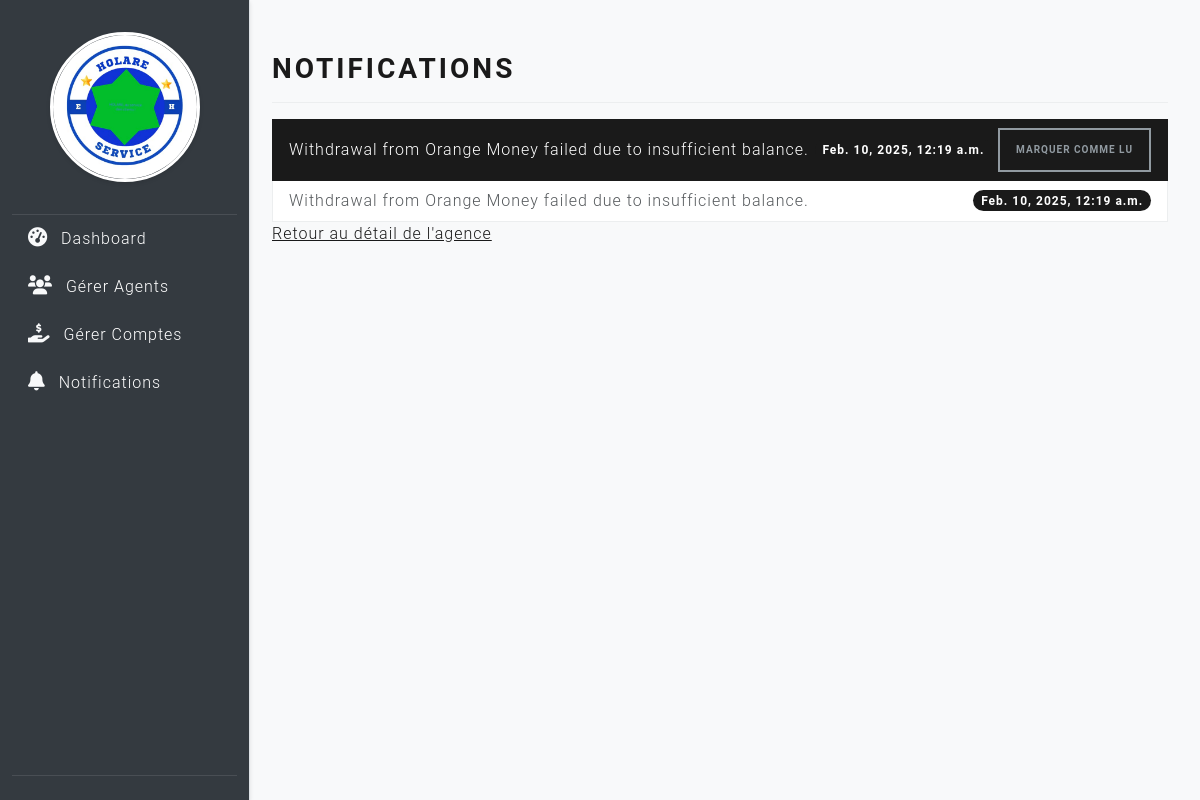
The app's page /notifications/ (signed in) with its own data.
### accounts/models.py (models this page shows, shortened)
class Agency(models.Model):
    agency_name = models.CharField(max_length=200, unique=True)
    contact_info = models.TextField(blank=True, null=True)
    created_at = models.DateTimeField(auto_now_add=True)
    owner = models.ForeignKey(get_user_model(), on_delete=models.CASCADE, null=True, blank = True)  # Make it nullable and blank
    logo = models.ImageField(upload_to='agency_logos/', blank=True, null=True)  # Optional logo

### notifications/models.py (models this page shows, shortened)
class Notification(models.Model):
    agency = models.ForeignKey(Agency, on_delete=models.CASCADE, related_name='notifications', null=True, blank=True)
    recipient = models.ForeignKey(get_user_model(), on_delete=models.CASCADE, related_name='notifications', null=True, blank=True)
    message = models.TextField()
    timestamp = models.DateTimeField(auto_now_add=True)
    is_read = models.BooleanField(default=False)

### notifications/views.py (the view)
# urls.py: path('', views.notification_list, name='notification_list'),
@login_required
def notification_list(request):
    agency = None
    try:
        agency = Agency.objects.get(owner=request.user)
    except Agency.DoesNotExist:
        pass
    if agency:
        notifications = Notification.objects.filter(agency=agency).order_by('-timestamp')
    else:
        notifications = Notification.objects.filter(recipient=request.user).order_by('-timestamp')
    return render(request, 'accounts/notification_list.html', {
        'notifications': notifications,
        'agency': agency  # Pass the agency object to the template
    })

### accounts/templates/accounts/notification_list.html
{% extends 'accounts/base_agency.html' %}
{% load static %}
{% block main_content %}
<div class="d-flex justify-content-between flex-wrap flex-md-nowrap align-items-center pt-3 pb-2 mb-3 border-bottom">
    <h1 class="h2">Notifications</h1>
</div>
{% if notifications %}
    <ul class="list-group">
        {% for notification in notifications %}
            <li class="list-group-item d-flex justify-content-between align-items-center {% if not notification.is_read %}active{% endif %}">
                {{ notification.message }}
                <span class="badge bg-primary rounded-pill">{{ notification.timestamp }}</span>
                {% if not notification.is_read %}
                    <a href="{% url 'notifications:mark_as_read' notification.id %}" class="btn btn-sm btn-outline-secondary">Marquer comme lu</a>
                {% endif %}
            </li>
        {% endfor %}
    </ul>
{% else %}
    <p>Aucune notification pour le moment.</p>
{% endif %}
{% if agency %}
    <a href="{% url 'accounts:agency_detail' pk=agency.pk %}">Retour au détail de l'agence</a>
{% else %}
    <p>Aucune agence associée à cet utilisateur.</p>
{% endif %}
{% endblock %}

### accounts/templates/accounts/base_agency.html (shortened to what this page needs)
{% extends 'accounts/base.html' %}
{% load static %}
{% block content %}
<div class="container-fluid">
    <div class="row flex-nowrap">
        <nav id="sidebar" class="col-md-3 col-lg-2 d-md-block sidebar">
            <div class="position-sticky pt-3 d-flex flex-column h-100">
                <div class="logo-container">
                    {% if agency.logo %}
                    <img src="{{ agency.logo.url }}" alt="{{ agency.agency_name }} Logo"
                        class="img-fluid rounded-circle mb-3">
                    {% else %}
                    <p>No logo uploaded</p>
                    {% endif %}
                </div>
                <ul class="nav flex-column">
                    <li class="nav-item">
                        <a class="nav-link {% if active_tab == 'agency_statistics' %}active{% endif %}"
                            href="{% url 'accounts:agency_detail'  agency.pk %}">
                            <i class="fas fa-tachometer-alt"></i> <span>Dashboard</span>
                        </a>
                    </li>
                    <li class="nav-item">
                        <a class="nav-link {% if active_tab == 'agent_list' %}active{% endif %}"
                            href="{% url 'accounts:agent_list' agency.pk %}">
                            <i class="fas fa-users"></i> <span>Gérer Agents</span>
                        </a>
                    </li>
                    <li class="nav-item">
                        <a class="nav-link {% if active_tab == 'service_provider_list' %}active{% endif %}"
                            href="{% url 'providers:service_provider_list' agency.pk %}">
                            <i class="fas fa-hand-holding-usd"></i> <span>Gérer Comptes</span>
                        </a>
                    </li>
                    <li class="nav-item">
                        <a class="nav-link {% if active_tab == 'notification_list' %}active{% endif %}"
                            href="{% url 'notifications:notification_list' %}">
                            <i class="fas fa-bell"></i> <span>Notifications</span>
                        </a>
                    </li>
                </ul>
                <div class="sidebar-footer">
                    <ul class="nav flex-column">
                        <li class="nav-item">
                            <a class="nav-link {% if active_tab == 'agency_info' %}active{% endif %}"
                            href="{% url 'accounts:agency_info' agency.pk %}">
                        </a>
                        </li>
                    </ul>
                </div>
            </div>
        </nav>
        <main class="col py-3">
            {% block main_content %}{% endblock %}
        </main>
    </div>
</div>
<link rel="stylesheet" type="text/css" href="https://cdn.datatables.net/1.11.5/css/jquery.dataTables.css">
{% endblock %}

### accounts/templates/accounts/base_agency.html (style rules this page uses)
h1, h2, h3, h4, h5, h6 { color: #343a40; }
.sidebar { width: 250px; transition: width 0.3s; overflow-x: hidden; background-color: #343a40; border-right: 1px solid #dee2e6; box-shadow: 0 0.125rem 0.25rem rgba(0, 0, 0, 0.1); height: 100vh; position: fixed; top: 0; left: 0; display: flex; flex-direction: column; justify-content: space-between; z-index: 100; }
.sidebar .nav-link { padding: 0.75rem 1rem; color: #fff; transition: padding 0.3s; }
.sidebar .nav-link i { margin-right: 0.5rem; font-size: 1.2rem; color: #f8f9fa; }
.sidebar .logo-container { padding: 1rem; text-align: center; border-bottom: 1px solid rgba(255, 255, 255, 0.1); }
.sidebar .img-fluid.rounded-circle { max-width: 150px; border: 3px solid #fff; box-shadow: 0 0.125rem 0.25rem rgba(0, 0, 0, 0.1); margin-bottom: 1rem; }
.sidebar .sidebar-footer { padding: 1rem; border-top: 1px solid rgba(255, 255, 255, 0.1); margin-top: 23rem; }
.sidebar .sidebar-footer .nav-link { color: #fff; }
main { padding: 20px; flex-grow: 1; margin-left: 120px; }

### records on screen
Agency: logo (picture)
Notification: message "Withdrawal from Orange Money failed due to insufficient balance.", timestamp "Feb. 10, 2025, 12:19 a.m.", is_read "MARQUER COMME LU"
Notification: message "Withdrawal from Orange Money failed due to insufficient balance.", timestamp "Feb. 10, 2025, 12:19 a.m."
